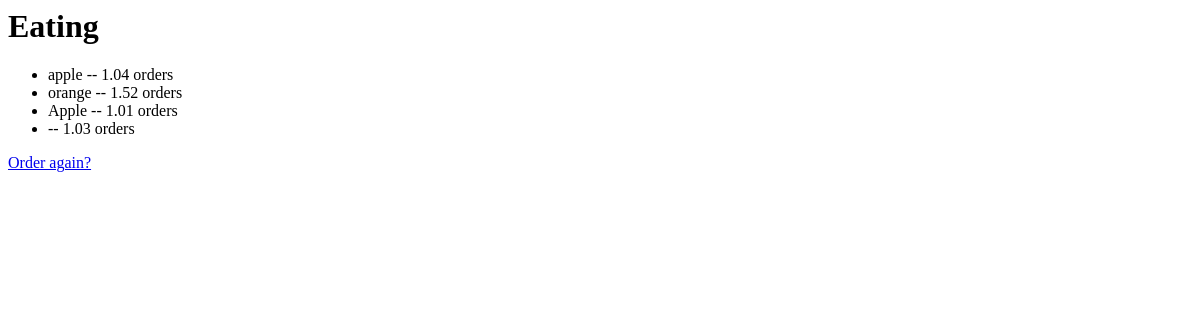
The page /sklapp/2/results/ on the database as committed earlier.
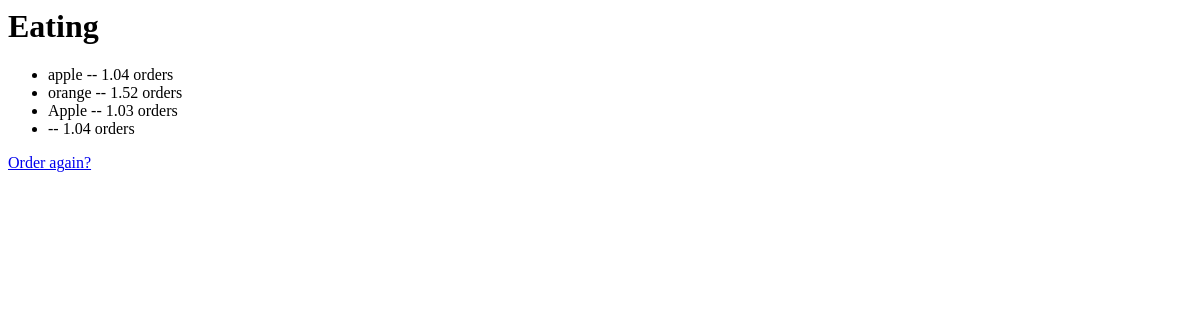
The same page on the database as committed later.
### items/models.py (models this page shows, shortened)
class Item(models.Model):
    category = models.ForeignKey(Category, on_delete=models.CASCADE)
    item_name = models.CharField(max_length=200)
    price = models.FloatField()

### items/views.py (the view)
# urls.py: path('<int:category_id>/results/', views.results.as_view(), name='results'),
class results(TemplateView):
    template_name = 'items/results.html'
    def get_context_data(self, **kwargs):
        cid = self.kwargs['category_id']
        cat = get_object_or_404(Category, pk=cid)
        return {'category': cat}

### items/templates/items/results.html
<h1>{{ category.category_name }}</h1>
<ul>
{% for item in category.item_set.all %}
    <li>
	    {{ item.item_name }} -- {{ item.price }} order{{ item.price|pluralize }}
    </li>
{% endfor %}
</ul>
<a href="{% url 'items:items' category.id %}">
    Order again?
</a>

Rows that differ between the two databases and show on the page:
changed Item "Apple": price "1.01" → "1.03"
changed Item (number 4 of 4 on the later page): price "1.03" → "1.04"
